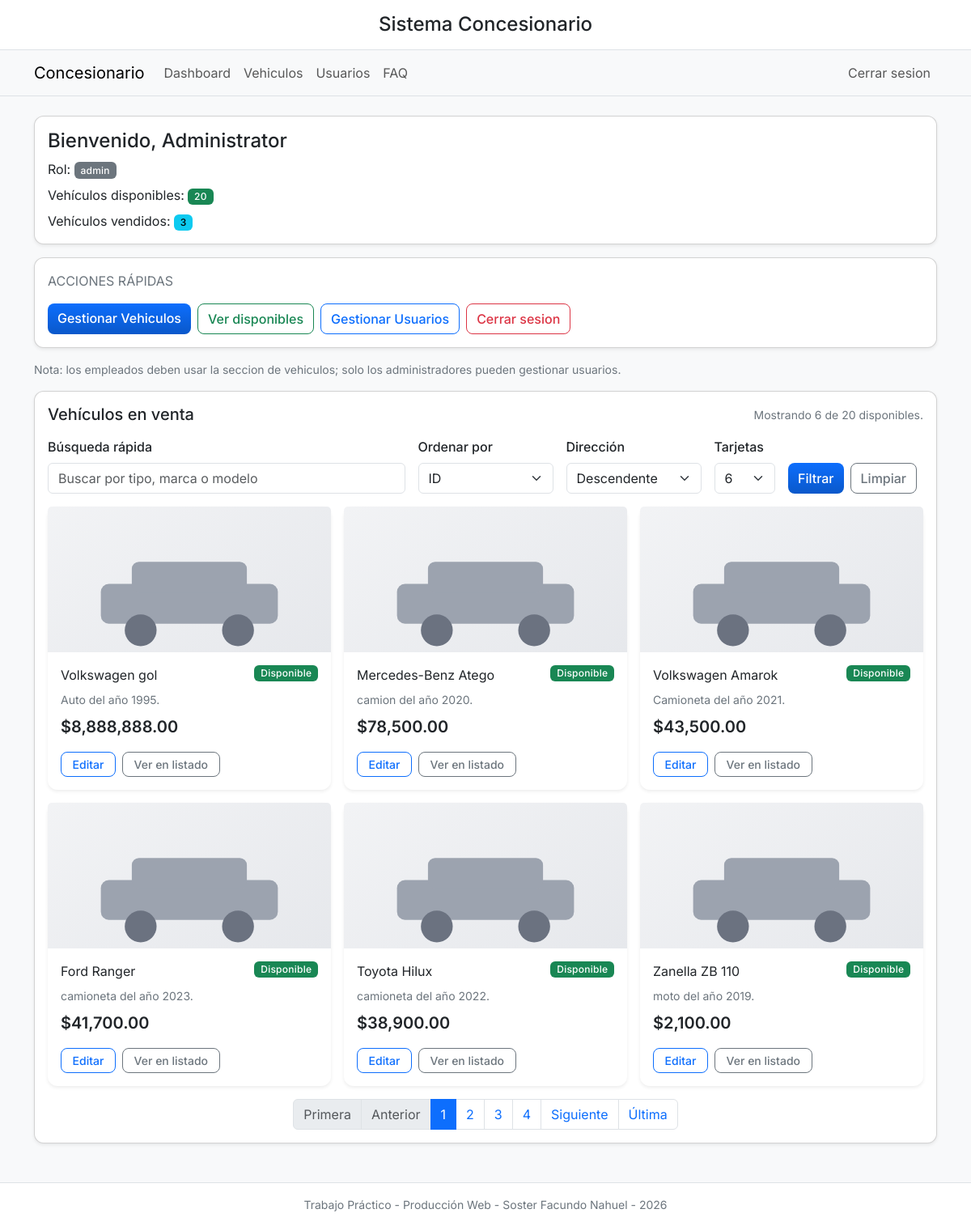
/dashboard.php (signed in), run on the app's committed database.
### tables this page shows
CREATE TABLE `vehicles` (
  `id` int(10) UNSIGNED NOT NULL,
  `type` varchar(50) DEFAULT NULL,
  `brand` varchar(100) NOT NULL,
  `model` varchar(100) NOT NULL,
  `year` smallint(5) UNSIGNED DEFAULT NULL,
  `price` decimal(10,2) NOT NULL DEFAULT 0.00,
  `image_name` varchar(255) DEFAULT NULL,
  `status` enum('disponible','vendido') NOT NULL DEFAULT 'disponible',
  `created_at` timestamp NOT NULL DEFAULT current_timestamp()
);

### public/dashboard.php (called while the page is built, shortened)
<?php
require_once __DIR__ . '/../src/Repositories/vehicle_repository.php';
$name = $_SESSION['user_name'] ?? 'Usuario';
$q = trim((string)($_GET['q'] ?? ''));
$sort = trim((string)($_GET['sort'] ?? 'id'));
$dir = strtolower(trim((string)($_GET['dir'] ?? 'desc'))) === 'asc' ? 'asc' : 'desc';
$page = max(1, (int)($_GET['page'] ?? 1));
$perPage = max(1, min(12, (int)($_GET['perPage'] ?? 6)));
$vehicleRepo = new VehicleRepository();
$availableVehicles = $vehicleRepo->countByFilters('', 'disponible');
$totalFilteredAvailable = $vehicleRepo->countByFilters($q, 'disponible');
$soldVehicles = $vehicleRepo->countByFilters('', 'vendido');
$totalPages = max(1, (int)ceil($totalFilteredAvailable / $perPage));
$saleVehicles = $vehicleRepo->getByFilters($q, 'disponible', $sort, $dir, $page, $perPage);
require __DIR__ . '/../src/Views/layout/base.php';

### config/database.php (called while the page is built, shortened)
<?php
class Database {
    private static $instance = null;
    private $host = "localhost";
    private $db_name = "concesionario";
    private $username = "root";
    private $password = "";
    private function __construct() {
        try {
            $this->conn = new PDO(
                "mysql:host=" . $this->host . ";dbname=" . $this->db_name . ";charset=utf8",
                $this->username,
                $this->password,
                [
                    PDO::ATTR_ERRMODE => PDO::ERRMODE_EXCEPTION,
                    PDO::ATTR_DEFAULT_FETCH_MODE => PDO::FETCH_ASSOC
                ]
            );
        } catch(PDOException $e) {
            die("Error de conexión: " . $e->getMessage());
        }
    }
    public static function getConnection() {
        if (self::$instance === null) {
            self::$instance = new self();
        }
        return self::$instance->conn;
    }
}

### src/Repositories/vehicle_repository.php (called while the page is built, shortened)
<?php
require_once __DIR__ . '/../../config/database.php';
require_once __DIR__ . '/../Models/Vehicle.php';
class VehicleRepository {
    private PDO $db;
    private array $allowedSortColumns = [
        'id' => 'id',
        'type' => 'type',
        'brand' => 'brand',
        'model' => 'model',
        'year' => 'year',
        'price' => 'price',
        'image_name' => 'image_name',
        'status' => 'status',
    ];
    public function __construct() {
        $this->db = Database::getConnection();
    }
    public function countByFilters(string $q = '', string $status = ''): int {
        try {
            $sql = 'SELECT COUNT(*) AS total FROM vehicles WHERE 1=1';
            $params = [];
            if ($status !== '' && in_array($status, ['disponible', 'vendido'], true)) {
                $sql .= ' AND status = :status';
                $params[':status'] = $status;
            }
            $stmt = $this->db->prepare($sql);
            $stmt->execute($params);
            return (int)$stmt->fetchColumn();
        } catch (PDOException $e) {
            Logger::error('Error SQL en countByFilters(Vehicle)', [
                'method' => __METHOD__,
                'q' => $q,
                'status' => $status,
                'exception' => $e->getMessage(),
            ]);
            throw new RepositoryException('No se pudo contar el listado de vehículos.', 0, $e);
        }
    }
    public function getByFilters(string $q = '', string $status = '', string $sort = 'id', string $dir = 'desc', int $page = 1, int $perPage = 10): array {
        try {
            $sql = 'SELECT * FROM vehicles WHERE 1=1';
            $params = [];
            if ($status !== '' && in_array($status, ['disponible', 'vendido'], true)) {
                $sql .= ' AND status = :status';
                $params[':status'] = $status;
            }
            $sortColumn = $this->allowedSortColumns[$sort] ?? 'id';
            $sortDirection = strtolower($dir) === 'asc' ? 'ASC' : 'DESC';
            $offset = max(0, ($page - 1) * $perPage);
            $sql .= ' ORDER BY ' . $sortColumn . ' ' . $sortDirection . ' LIMIT ' . (int)$perPage . ' OFFSET ' . (int)$offset;
            $stmt = $this->db->prepare($sql);
            $stmt->execute($params);
            $rows = $stmt->fetchAll(PDO::FETCH_ASSOC);
            $list = [];
            foreach ($rows as $r) {
                $list[] = Vehicle::fromArray($r);
            }
            return $list;
        } catch (PDOException $e) {
            Logger::error('Error SQL en getByFilters(Vehicle)', [
                'method' => __METHOD__,
                'q' => $q,
                'status' => $status,
                'sort' => $sort,
                'dir' => $dir,
                'page' => $page,
                'perPage' => $perPage,
                'exception' => $e->getMessage(),
            ]);
            throw new RepositoryException('No se pudo consultar el listado de vehículos.', 0, $e);
        }
    }
}

### src/Models/Vehicle.php (called while the page is built, shortened)
<?php
require_once __DIR__ . '/../../config/database.php';
class Vehicle extends Manageable {
    private ?int $id = null;
    private ?string $type = null;
    private ?string $brand = null;
    private ?string $model = null;
    private ?int $year = null;
    private ?float $price = null;
    private ?string $imageName = null;
    public function __construct(array $data = []) {
        $this->type  = $data['type'] ?? null;
        $this->brand = $data['brand'] ?? null;
        $this->model = $data['model'] ?? null;
        $this->year  = isset($data['year']) ? (int)$data['year'] : null;
        $this->price = isset($data['price']) ? (float)$data['price'] : null;
        $this->imageName = $data['image_name'] ?? null;
        if (isset($data['id'])) {
            $this->id = (int)$data['id'];
        }
    }
    public static function fromArray(array $data): Vehicle {
        return new self($data);
    }
    public function getId(): ?int { return $this->id; }
    public function getType(): ?string { return $this->type; }
    public function getBrand(): ?string { return $this->brand; }
    public function getModel(): ?string { return $this->model; }
    public function getYear(): ?int { return $this->year; }
    public function getPrice(): ?float { return $this->price; }
    public function getImageName(): ?string { return $this->imageName; }
}

### src/Views/public/dashboard_content.php (the view, shortened to what this page needs)
<div class="card shadow-sm mb-3">
    <div class="card-body">
        <h2 class="h4 mb-2">Bienvenido, <?php echo htmlspecialchars($name); ?></h2>
        <p class="mb-0">Rol: <span class="badge text-bg-secondary"><?php echo htmlspecialchars($role); ?></span></p>
    <p class="mb-0 mt-2">Vehículos disponibles: <span class="badge text-bg-success"><?php echo (int)($availableVehicles ?? 0); ?></span></p>
    <p class="mb-0 mt-2">Vehículos vendidos: <span class="badge text-bg-info"><?php echo (int)($soldVehicles ?? 0); ?></span></p>
    </div>
</div>
<div class="card shadow-sm">
    <div class="card-body">
        <h3 class="h6 text-uppercase text-secondary mb-3">Acciones rápidas</h3>
        <div class="d-flex flex-wrap gap-2">
            <a class="btn btn-primary" href="vehicles.php">Gestionar Vehiculos</a>
            <a class="btn btn-outline-success" href="vehicles.php?status=disponible">Ver disponibles</a>
            <?php if ($role === 'admin'): ?>
                <a class="btn btn-outline-primary" href="index.php?controller=users&amp;action=index">Gestionar Usuarios</a>
            <?php endif; ?>
            <a class="btn btn-outline-danger" href="logout.php">Cerrar sesion</a>
        </div>
    </div>
</div>
<p class="small text-secondary mt-3 mb-0">Nota: los empleados deben usar la seccion de vehiculos; solo los administradores pueden gestionar usuarios.</p>
<div class="card shadow-sm mt-3">
    <div class="card-body">
        <div class="d-flex flex-wrap justify-content-between align-items-center gap-2 mb-3">
            <h3 class="h5 mb-0">Vehículos en venta</h3>
            <small class="text-secondary">
                Mostrando <?php echo count($saleVehicles ?? []); ?> de <?php echo (int)($totalFilteredAvailable ?? 0); ?> disponibles.
            </small>
        </div>
        <form method="get" action="dashboard.php" class="row g-3 align-items-end mb-3">
            <div class="col-12 col-lg-5">
                <label class="form-label" for="q">Búsqueda rápida</label>
                <input
                    class="form-control"
                    type="text"
                    id="q"
                    name="q"
                    value="<?php echo htmlspecialchars($q ?? ''); ?>"
                    placeholder="Buscar por tipo, marca o modelo"
                >
            </div>
            <div class="col-6 col-lg-2">
                <label class="form-label" for="sort">Ordenar por</label>
                <select class="form-select" id="sort" name="sort">
                    <option value="id" <?php echo ($sort ?? 'id') === 'id' ? 'selected' : ''; ?>>ID</option>
                </select>
            </div>
            <div class="col-6 col-lg-2">
                <label class="form-label" for="dir">Dirección</label>
                <select class="form-select" id="dir" name="dir">
                    <option value="desc" <?php echo ($dir ?? 'desc') === 'desc' ? 'selected' : ''; ?>>Descendente</option>
                </select>
            </div>
            <div class="col-6 col-lg-1">
                <label class="form-label" for="perPage">Tarjetas</label>
                <select class="form-select" id="perPage" name="perPage">
                    <?php foreach ([3, 6, 9, 12] as $option): ?>
                        <option value="<?php echo $option; ?>" <?php echo ((int)($perPage ?? 6) === $option) ? 'selected' : ''; ?>><?php echo $option; ?></option>
                    <?php endforeach; ?>
                </select>
            </div>
            <div class="col-6 col-lg-2 d-flex gap-2">
                <button class="btn btn-primary" type="submit">Filtrar</button>
                <a class="btn btn-outline-secondary" href="dashboard.php">Limpiar</a>
            </div>
        </form>
        <?php if (empty($saleVehicles)): ?>
            <div class="alert alert-light border mb-0" role="alert">
                No hay vehículos disponibles con esos filtros.
            </div>
        <?php else: ?>
            <div class="row g-3">
                <?php foreach ($saleVehicles as $vehicle): ?>
                    <?php
                    $imageName = $vehicle->getImageName();
                    $cardImageUrl = $imageName
                        ? 'uploads/vehicles/' . rawurlencode($imageName)
                        : 'uploads/vehicles/default-vehicle.svg';
                    ?>
                    <div class="col-12 col-md-6 col-xl-4">
                        <article class="card h-100 border-0 shadow-sm">
                            <img
                                src="<?php echo htmlspecialchars($cardImageUrl); ?>"
                                class="card-img-top"
                                alt="Imagen de <?php echo htmlspecialchars(($vehicle->getBrand() ?? '') . ' ' . ($vehicle->getModel() ?? '')); ?>"
                                style="height: 180px; object-fit: cover;"
                            >
                            <div class="card-body d-flex flex-column">
                                <div class="d-flex justify-content-between align-items-start gap-2 mb-2">
                                    <h4 class="h6 mb-0"><?php echo htmlspecialchars(($vehicle->getBrand() ?? '') . ' ' . ($vehicle->getModel() ?? '')); ?></h4>
                                    <span class="badge text-bg-success">Disponible</span>
                                </div>
                                <p class="text-secondary small mb-2">
                                    <?php echo htmlspecialchars((string)($vehicle->getType() ?? 'Vehículo')); ?> del año <?php echo htmlspecialchars((string)($vehicle->getYear() ?? 'N/D')); ?>.
                                </p>
                                <p class="fw-semibold fs-5 mb-3">$<?php echo htmlspecialchars(number_format((float)$vehicle->getPrice(), 2)); ?></p>
                                <div class="mt-auto d-flex gap-2">
                                    <a class="btn btn-sm btn-outline-primary" href="vehicle_form.php?id=<?php echo urlencode((string)$vehicle->getId()); ?>">Editar</a>
                                    <a class="btn btn-sm btn-outline-secondary" href="vehicles.php?q=<?php echo urlencode((string)($vehicle->getModel() ?? '')); ?>&status=disponible">Ver en listado</a>
                                </div>
                            </div>
                        </article>
                    </div>
                <?php endforeach; ?>
            </div>
            <?php if (($totalPages ?? 1) > 1): ?>
                <?php
                $paginationBase = [
                    'q' => $q ?? '',
                    'sort' => $sort ?? 'id',
                    'dir' => $dir ?? 'desc',
                    'perPage' => $perPage ?? 6,
                ];
                ?>
                <nav aria-label="Paginación de tarjetas" class="mt-3">
                    <ul class="pagination justify-content-center flex-wrap mb-0">
                        <li class="page-item <?php echo (($page ?? 1) <= 1) ? 'disabled' : ''; ?>">
                            <a class="page-link" href="dashboard.php?<?php echo http_build_query(array_merge($paginationBase, ['page' => 1])); ?>">Primera</a>
                        </li>
                        <li class="page-item <?php echo (($page ?? 1) <= 1) ? 'disabled' : ''; ?>">
                            <a class="page-link" href="dashboard.php?<?php echo http_build_query(array_merge($paginationBase, ['page' => max(1, ($page ?? 1) - 1)])); ?>">Anterior</a>
                        </li>
                        <?php for ($i = 1; $i <= ($totalPages ?? 1); $i++): ?>
                            <li class="page-item <?php echo (($page ?? 1) === $i) ? 'active' : ''; ?>">
                                <a class="page-link" href="dashboard.php?<?php echo http_build_query(array_merge($paginationBase, ['page' => $i])); ?>"><?php echo $i; ?></a>
                            </li>
                        <?php endfor; ?>
                        <li class="page-item <?php echo (($page ?? 1) >= ($totalPages ?? 1)) ? 'disabled' : ''; ?>">
                            <a class="page-link" href="dashboard.php?<?php echo http_build_query(array_merge($paginationBase, ['page' => min(($totalPages ?? 1), ($page ?? 1) + 1)])); ?>">Siguiente</a>
                        </li>
                        <li class="page-item <?php echo (($page ?? 1) >= ($totalPages ?? 1)) ? 'disabled' : ''; ?>">
                            <a class="page-link" href="dashboard.php?<?php echo http_build_query(array_merge($paginationBase, ['page' => ($totalPages ?? 1)])); ?>">Última</a>
                        </li>
                    </ul>
                </nav>
            <?php endif; ?>
        <?php endif; ?>
    </div>
</div>

### data on the page
vehicles: brand+model "Volkswagen gol", type "Auto", year "1995", price "8,888,888.00"
vehicles: brand+model "Mercedes-Benz Atego", type "camion", year "2020", price "78,500.00"
vehicles: brand+model "Volkswagen Amarok", type "Camioneta", year "2021", price "43,500.00"
vehicles: brand+model "Ford Ranger", type "camioneta", year "2023", price "41,700.00"
vehicles: brand+model "Toyota Hilux", type "camioneta", year "2022", price "38,900.00"
vehicles: brand+model "Zanella ZB 110", type "moto", year "2019", price "2,100.00"

### other printed values
$name "Administrator"
$role "admin"
$availableVehicles "20"
$soldVehicles "3"
count($saleVehicles ?? []) "6"
$totalFilteredAvailable "20"
form field perPage "6"
